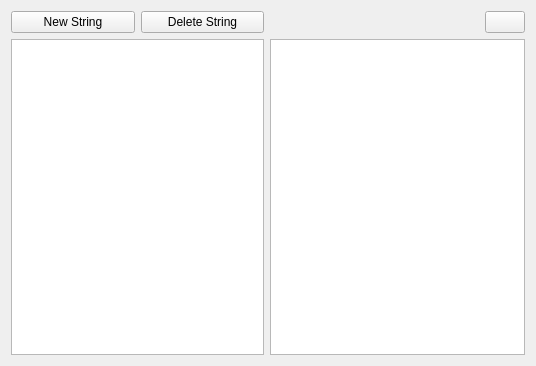
<?xml version="1.0" encoding="UTF-8"?>
<ui version="4.0">
 <class>FormInternationalization</class>
 <widget class="QWidget" name="FormInternationalization">
  <property name="geometry">
   <rect>
    <x>0</x>
    <y>0</y>
    <width>536</width>
    <height>366</height>
   </rect>
  </property>
  <property name="windowTitle">
   <string>Form</string>
  </property>
  <layout class="QGridLayout" name="gridLayout">
   <item row="1" column="1">
    <widget class="QPushButton" name="stringDelete">
     <property name="text">
      <string>Delete String</string>
     </property>
    </widget>
   </item>
   <item row="1" column="0">
    <widget class="QPushButton" name="stringNew">
     <property name="text">
      <string>New String</string>
     </property>
    </widget>
   </item>
   <item row="1" column="3">
    <widget class="QPushButton" name="stringSave">
     <property name="text">
      <string/>
     </property>
    </widget>
   </item>
   <item row="2" column="0" colspan="2">
    <widget class="QListWidget" name="stringList"/>
   </item>
   <item row="1" column="2">
    <spacer name="horizontalSpacer">
     <property name="orientation">
      <enum>Qt::Horizontal</enum>
     </property>
     <property name="sizeHint" stdset="0">
      <size>
       <width>40</width>
       <height>20</height>
      </size>
     </property>
    </spacer>
   </item>
   <item row="2" column="2" colspan="2">
    <widget class="QPlainTextEdit" name="stringEdit"/>
   </item>
  </layout>
 </widget>
 <resources/>
 <connections/>
</ui>
